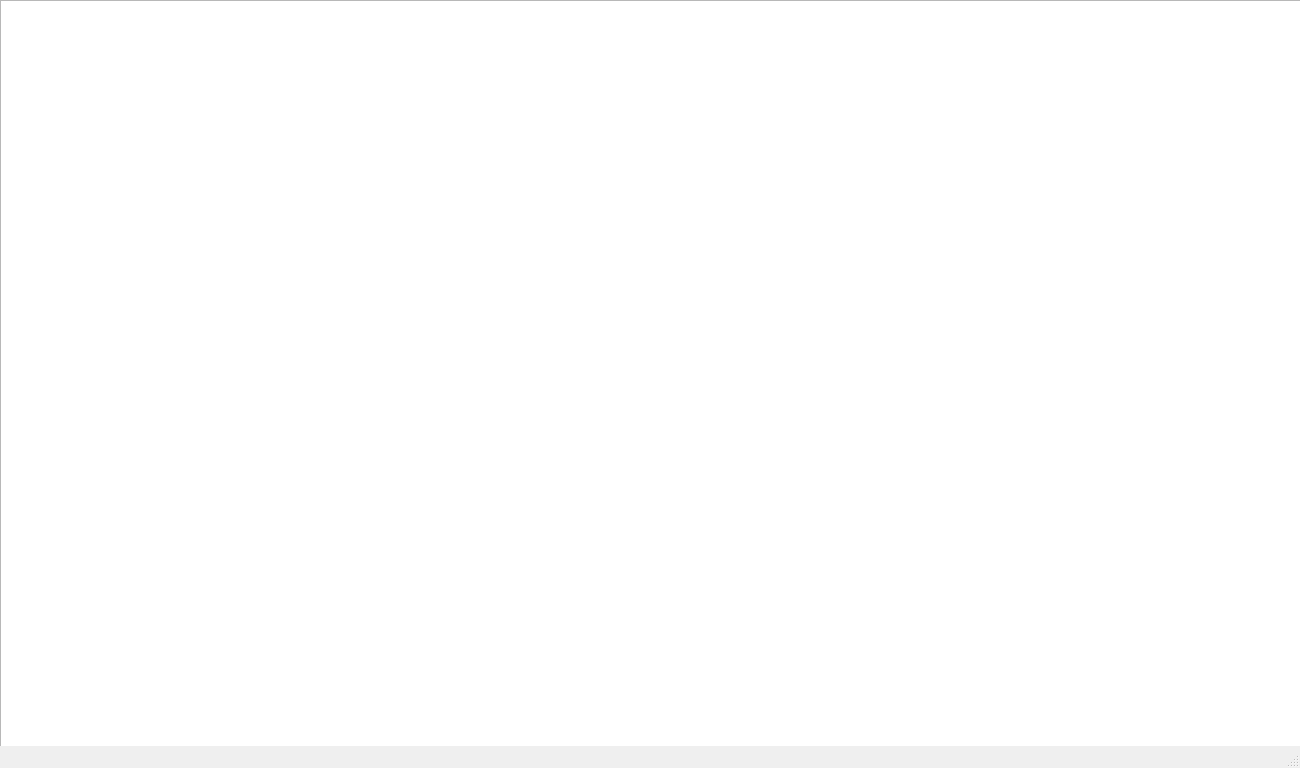
<?xml version="1.0" encoding="UTF-8"?>
<ui version="4.0">
 <class>MainWindow</class>
 <widget class="QMainWindow" name="MainWindow">
  <property name="geometry">
   <rect>
    <x>0</x>
    <y>0</y>
    <width>1300</width>
    <height>768</height>
   </rect>
  </property>
  <property name="windowTitle">
   <string>MainWindow</string>
  </property>
  <widget class="QWidget" name="centralwidget">
   <widget class="QGraphicsView" name="graphicsView">
    <property name="enabled">
     <bool>true</bool>
    </property>
    <property name="geometry">
     <rect>
      <x>0</x>
      <y>0</y>
      <width>1366</width>
      <height>768</height>
     </rect>
    </property>
   </widget>
   <widget class="QLabel" name="label">
    <property name="geometry">
     <rect>
      <x>80</x>
      <y>80</y>
      <width>1366</width>
      <height>768</height>
     </rect>
    </property>
    <property name="palette">
     <palette>
      <active>
       <colorrole role="WindowText">
        <brush brushstyle="SolidPattern">
         <color alpha="255">
          <red>218</red>
          <green>0</green>
          <blue>0</blue>
         </color>
        </brush>
       </colorrole>
      </active>
      <inactive>
       <colorrole role="WindowText">
        <brush brushstyle="SolidPattern">
         <color alpha="255">
          <red>218</red>
          <green>0</green>
          <blue>0</blue>
         </color>
        </brush>
       </colorrole>
      </inactive>
      <disabled/>
     </palette>
    </property>
    <property name="font">
     <font>
      <pointsize>72</pointsize>
     </font>
    </property>
    <property name="text">
     <string/>
    </property>
   </widget>
  </widget>
  <widget class="QMenuBar" name="menubar">
   <property name="geometry">
    <rect>
     <x>0</x>
     <y>0</y>
     <width>1300</width>
     <height>22</height>
    </rect>
   </property>
  </widget>
  <widget class="QStatusBar" name="statusbar"/>
 </widget>
 <resources/>
 <connections/>
</ui>
